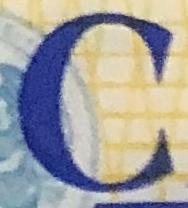
#> input picture ca_c1.png, 188 x 208 px
$ python sift_score.py
#> lines starting #> are read from the running program, lines starting #| are printed output that depends on the picture; long printed decimals are rounded
import numpy as np
import cv2
from matplotlib import pyplot as plt
from tkinter.filedialog import askopenfilename
import cv2

filename1 = 'ca_c1.png'
filename2 = 'ca_c2.png'
filename3 = 'ca_c3.png'

img1=cv2.imread(filename1)
#> img1 is the input picture: shape (208, 188, 3); mean B, G, R 158.9, 160.9, 161.9
img2=cv2.imread(filename2)
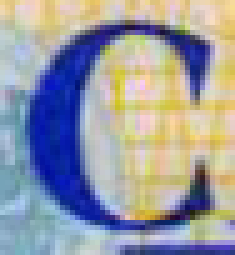
#> input picture ca_c2.png, 47 x 51 px (shown 5 times larger)
#> img2 is the input picture: shape (51, 47, 3); mean B, G, R 162.8, 154.8, 152.1
img3=cv2.imread(filename3)
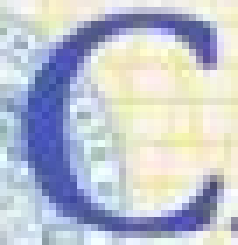
#> input picture ca_c3.png, 34 x 35 px (shown 7 times larger)
#> img3 is the input picture: shape (35, 34, 3); mean B, G, R 205.9, 195.3, 189.9


# resize img 1
img1 = cv2.resize(img1, (0,0), fx=0.25, fy=0.25)
#> img1: shape (52, 47, 3)

# resize img3
img3 = cv2.resize(img3, (50,50))
#> img3: shape (50, 50, 3)


# now all the same size


# conver to grayscale
gray1 = cv2.cvtColor(img1, cv2.COLOR_BGR2GRAY)
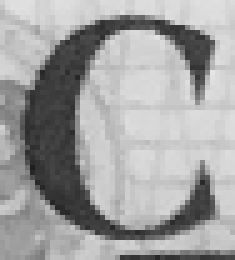
#> gray1: shape (52, 47) (shown 5 times larger); min 30, max 229, mean 161.3
gray2 = cv2.cvtColor(img2, cv2.COLOR_BGR2GRAY)
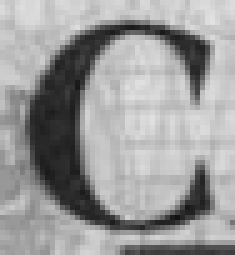
#> gray2: shape (51, 47) (shown 5 times larger); min 19, max 226, mean 154.9
gray3 = cv2.cvtColor(img3, cv2.COLOR_BGR2GRAY)
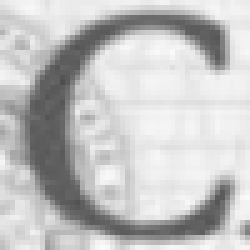
#> gray3: shape (50, 50) (shown 5 times larger); min 78, max 251, mean 194.7


sift = cv2.xfeatures2d.SIFT_create()
kp1, des1 = sift.detectAndCompute(gray1,None)
#> kp1 = 27 keypoints; strongest (x, y, size): (39, 9, 5.3), (40, 41, 4.7), (32, 5, 2.3), (21, 6, 3.1)
kp2, des2 = sift.detectAndCompute(gray3,None)
#> kp2 = 10 keypoints; (x, y, size): (42, 8, 5.2), (42, 43, 4.8), (37, 40, 3.4), (21, 13, 5.1), (20, 36, 5), (5, 35, 2.2), (25, 9, 3.4), (12, 6, 3.2), (17, 25, 5.8), (21, 31, 1.8)


img1 = cv2.drawKeypoints(img1, kp1, None)
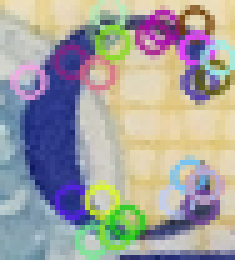
#> img1: shape (52, 47, 3) (shown 5 times larger); mean B, G, R 158.5, 160.8, 163
img2 = cv2.drawKeypoints(img2, kp2, None)
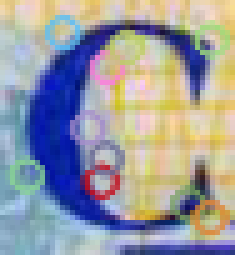
#> img2: shape (51, 47, 3) (shown 5 times larger); mean B, G, R 160.8, 154.6, 153.2


cv2.imwrite('sift_keypoints1.jpg',img1)
cv2.imwrite('sift_keypoints2.jpg',img2)


# calc num of min keypoints between the images
num_keypoints = 0
if len(kp1) <= len(kp2):
    num_keypoints = len(kp1)
else:
    num_keypoints = len(kp2)
#> num_keypoints = 10
print("Keypoints 1ST Image: " + str(len(kp1)))
#| Keypoints 1ST Image: 27
print("Keypoints 2ND Image: " + str(len(kp2)))
#| Keypoints 2ND Image: 10


# BFMatcher with default params
bf = cv2.BFMatcher()
matches = bf.knnMatch(des1,des2, k=2)
#> matches = 27 matches

print('kp1', kp1[0].pt)
#| kp1 (5.345, 15.817)
exit()
#> (the program exits here)
